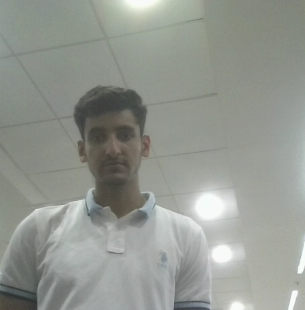
#> input picture backend/faces/abc_1.jpg, 305 x 310 px; its folder holds only this picture in this run
$ python -i face_model.py   (imports and definitions only)
#> lines starting #> are read from the running program, lines starting #| are printed output that depends on the picture
#> further down, picture is the input picture: shape (310, 305, 3); mean B, G, R 144.4, 151.6, 147.2
import cv2
import numpy as np
import os

class FaceRecognizer:
    def __init__(self, faces_folder="faces"):
        self.face_cascade = cv2.CascadeClassifier(cv2.data.haarcascades + "haarcascade_frontalface_default.xml")
        self.recognizer = cv2.face.LBPHFaceRecognizer_create()
        self.label_map_reverse = {}
        self.train_model(faces_folder)

    def preprocess_face(self, gray_img):
        """Standardizes the face image for better accuracy."""
        faces = self.face_cascade.detectMultiScale(gray_img, 1.1, 4)
#> faces = [[75, 108, 73, 73]]
        if len(faces) == 0:
            return None
        (x, y, w, h) = faces[0]
#> x = 75; y = 108; w = 73; h = 73
        face = gray_img[y:y+h, x:x+w]
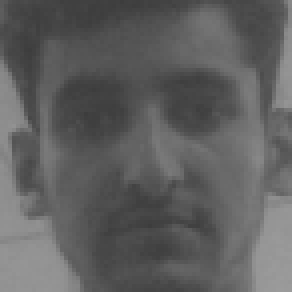
#> face: shape (73, 73) (shown 4 times larger); min 61, max 155, mean 95.5
        face = cv2.resize(face, (200, 200))
#> face: shape (200, 200)
        # EqualizeHist helps the model ignore lighting differences
        face = cv2.equalizeHist(face)
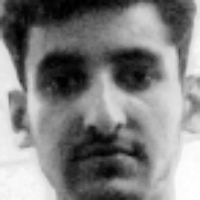
#> face: shape (200, 200); min 0, max 255, mean 129.3
        return face

    def train_model(self, faces_folder):
        training_faces = []
        training_labels = []
        label_map = {}
        current_label = 0

        for file in os.listdir(faces_folder):
            if not file.endswith(('.jpg', '.jpeg', '.png')):
                continue

            path = os.path.join(faces_folder, file)
            img = cv2.imread(path)
            gray = cv2.cvtColor(img, cv2.COLOR_BGR2GRAY)

            face = self.preprocess_face(gray)
            if face is not None:
                name = file.split("_")[0]
                if name not in label_map:
                    label_map[name] = current_label
                    current_label += 1

                training_faces.append(face)
                training_labels.append(label_map[name])

        self.recognizer.train(training_faces, np.array(training_labels))
        self.label_map_reverse = {v: k for k, v in label_map.items()}

    def predict(self, img):
        gray = cv2.cvtColor(img, cv2.COLOR_BGR2GRAY)
        face = self.preprocess_face(gray)

        if face is None:
            return "No face detected", 0

        label, confidence = self.recognizer.predict(face)
#> label = 0; confidence = 0
        name = self.label_map_reverse.get(label, "Unknown")
#> name = 'abc'

        # Lower confidence = closer match.
        # 55 is a good balance for LBPH.
        if confidence/100 < 70:
            return f"This is {name}", confidence
        elif confidence/100 < 85:
            return f"I think this is {name}, but I'm not sure.", confidence
        else:
            return "This is someone I don't recognize", confidence

>>> import cv2
>>> picture = cv2.imread('../faces/abc_1.jpg')
>>> result = FaceRecognizer().predict(picture)
#> result = ('This is abc', 0)

$ run again, on backend/faces/abc_2.jpg
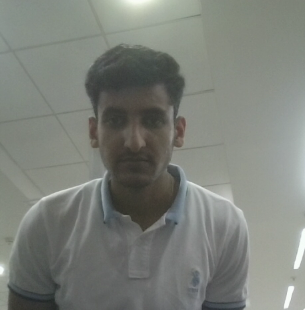
#> input picture backend/faces/abc_2.jpg, 305 x 310 px
#> picture is the input picture: shape (310, 305, 3); mean B, G, R 121.3, 127.8, 123.9
#> faces = [[86, 84, 100, 100]]
#> x = 86; y = 84; w = 100
#> in preprocess_face, `face = gray_img[y:y+h, x:x+w]`:
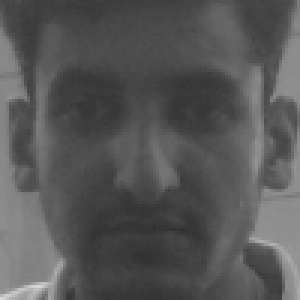
#> face: shape (100, 100) (shown 3 times larger); min 48, max 216, mean 86.8
#> in preprocess_face, `face = cv2.equalizeHist(face)`:
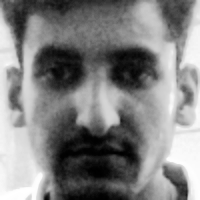
#> face: shape (200, 200); min 0, max 255, mean 129.4
#> label = 0
#> name = 'abc'
#> result = ('This is abc', 0)
